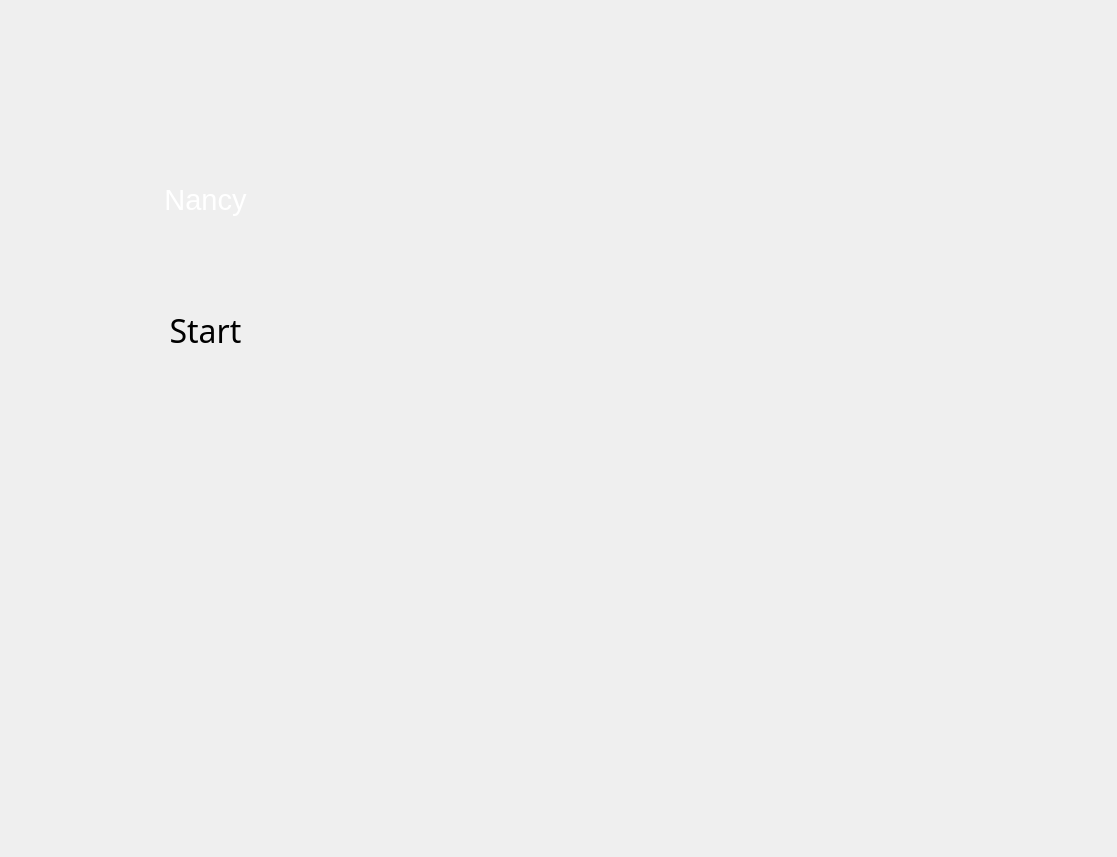
<?xml version="1.0" encoding="UTF-8"?>
<ui version="4.0">
 <class>Form</class>
 <widget class="QWidget" name="Form">
  <property name="geometry">
   <rect>
    <x>0</x>
    <y>0</y>
    <width>1117</width>
    <height>857</height>
   </rect>
  </property>
  <property name="windowTitle">
   <string>Form</string>
  </property>
  <widget class="QLabel" name="label">
   <property name="geometry">
    <rect>
     <x>-6</x>
     <y>-5</y>
     <width>1121</width>
     <height>871</height>
    </rect>
   </property>
   <property name="font">
    <font>
     <family>Papyrus</family>
     <pointsize>24</pointsize>
     <strikeout>true</strikeout>
    </font>
   </property>
   <property name="text">
    <string/>
   </property>
   <property name="pixmap">
    <pixmap resource="design.qrc">:/background/4562472.jpg</pixmap>
   </property>
   <property name="scaledContents">
    <bool>true</bool>
   </property>
  </widget>
  <widget class="QLabel" name="block1_2">
   <property name="geometry">
    <rect>
     <x>50</x>
     <y>230</y>
     <width>311</width>
     <height>201</height>
    </rect>
   </property>
   <property name="text">
    <string/>
   </property>
   <property name="pixmap">
    <pixmap resource="design.qrc">:/background/—Pngtree—minimalistic line blue futuristic technology_4021567.png</pixmap>
   </property>
   <property name="scaledContents">
    <bool>true</bool>
   </property>
  </widget>
  <widget class="QLabel" name="block1_3">
   <property name="geometry">
    <rect>
     <x>50</x>
     <y>370</y>
     <width>311</width>
     <height>201</height>
    </rect>
   </property>
   <property name="text">
    <string/>
   </property>
   <property name="pixmap">
    <pixmap resource="design.qrc">:/background/—Pngtree—minimalistic line blue futuristic technology_4021567.png</pixmap>
   </property>
   <property name="scaledContents">
    <bool>true</bool>
   </property>
  </widget>
  <widget class="QLabel" name="block1_5">
   <property name="geometry">
    <rect>
     <x>50</x>
     <y>100</y>
     <width>311</width>
     <height>201</height>
    </rect>
   </property>
   <property name="text">
    <string/>
   </property>
   <property name="pixmap">
    <pixmap resource="design.qrc">:/background/—Pngtree—minimalistic line blue futuristic technology_4021567.png</pixmap>
   </property>
   <property name="scaledContents">
    <bool>true</bool>
   </property>
  </widget>
  <widget class="QLabel" name="label_2">
   <property name="geometry">
    <rect>
     <x>120</x>
     <y>170</y>
     <width>171</width>
     <height>61</height>
    </rect>
   </property>
   <property name="text">
    <string>&lt;html&gt;&lt;head/&gt;&lt;body&gt;&lt;p align=&quot;center&quot;&gt;&lt;span style=&quot; font-size:22pt; color:#ffffff;&quot;&gt;Nancy&lt;/span&gt;&lt;/p&gt;&lt;/body&gt;&lt;/html&gt;</string>
   </property>
  </widget>
  <widget class="QPushButton" name="pushButton">
   <property name="enabled">
    <bool>true</bool>
   </property>
   <property name="geometry">
    <rect>
     <x>90</x>
     <y>290</y>
     <width>231</width>
     <height>81</height>
    </rect>
   </property>
   <property name="minimumSize">
    <size>
     <width>231</width>
     <height>81</height>
    </size>
   </property>
   <property name="font">
    <font>
     <family>Papyrus</family>
     <pointsize>24</pointsize>
    </font>
   </property>
   <property name="mouseTracking">
    <bool>false</bool>
   </property>
   <property name="whatsThis">
    <string>&lt;html&gt;&lt;head/&gt;&lt;body&gt;&lt;p&gt;&lt;span style=&quot; color:#ffffff;&quot;&gt;b&lt;/span&gt;&lt;/p&gt;&lt;/body&gt;&lt;/html&gt;</string>
   </property>
   <property name="autoFillBackground">
    <bool>false</bool>
   </property>
   <property name="styleSheet">
    <string notr="true">rgb:(255, 255, 255)</string>
   </property>
   <property name="text">
    <string>Start</string>
   </property>
   <property name="flat">
    <bool>true</bool>
   </property>
  </widget>
 </widget>
 <resources>
  <include location="design.qrc"/>
 </resources>
 <connections/>
</ui>
